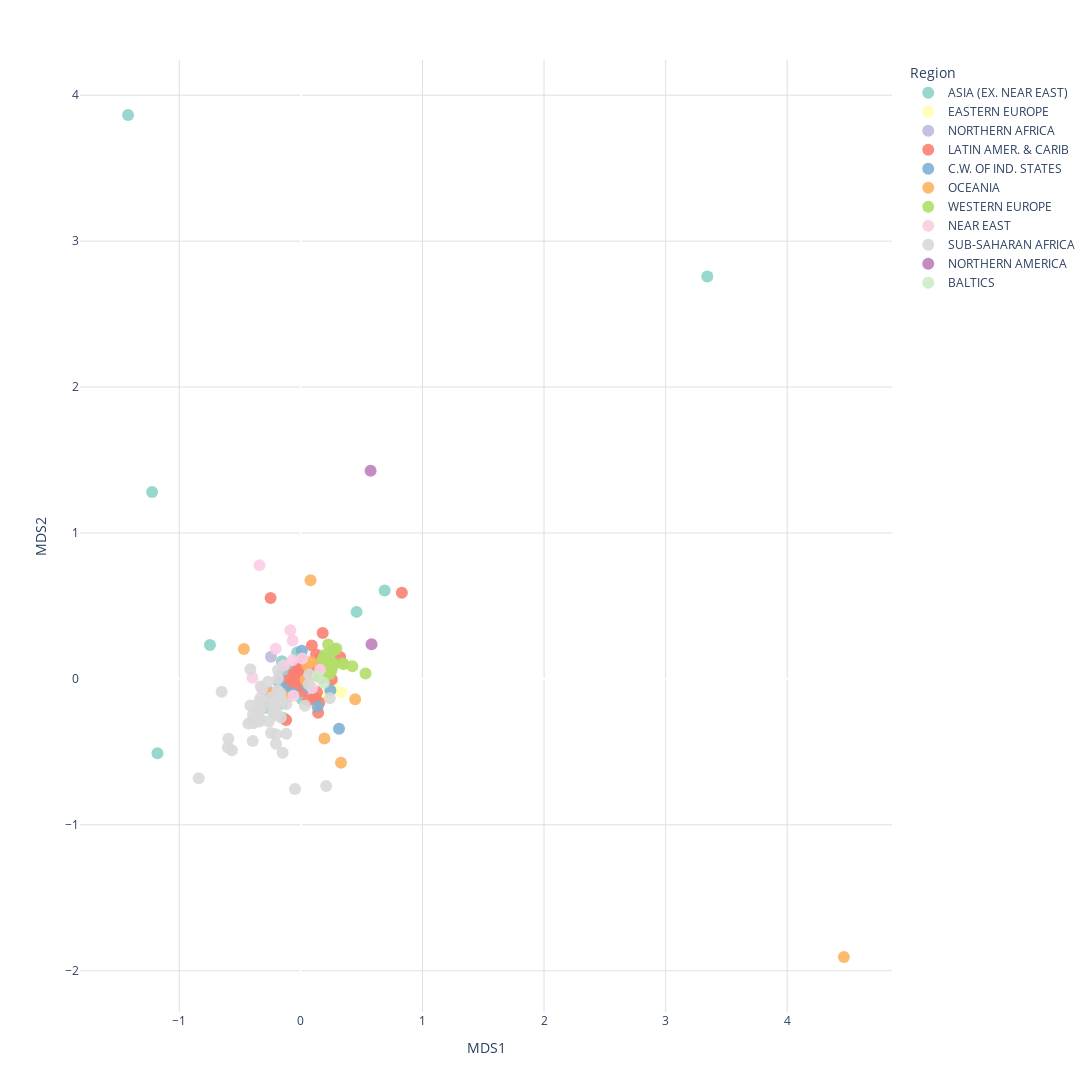

Here is the notebook cell this chart was saved with:
### Code cell
from sklearn.manifold import MDS
import plotly.express as px

mds = MDS(n_components=2,dissimilarity='euclidean',random_state=42,metric=False)

mds_coords = mds.fit_transform(X_scaled)

mds_df = pd.DataFrame({"MDS1": mds_coords[:, 0],"MDS2": mds_coords[:, 1],"region": data["region"],"country": data["country"]})

fig = px.scatter(mds_df,x="MDS1",y="MDS2",color="region",hover_name="country",color_discrete_sequence=px.colors.qualitative.Set3,width=1500,height=1200)

fig.update_traces(marker=dict(size=12, opacity=0.9))

fig.update_layout(plot_bgcolor="white",paper_bgcolor="white",xaxis=dict(showgrid=True, gridcolor="#e0e0e0"),yaxis=dict(showgrid=True, gridcolor="#e0e0e0"),legend_title_text="Region")

fig.show()

### Figure 1 — Plotly figure (JSON) as saved in the notebook; plotly's stock layout.template omitted (floating-point values rounded to 4 significant figures)
{"data": [{"hovertemplate": "<b>%{hovertext}</b><br><br>region=ASIA (EX. NEAR EAST)<br>MDS1=%{x}<br>MDS2=%{y}<extra></extra>", "hovertext": ["Afghanistan", "Bangladesh", "Bhutan", "Brunei", "Burma", "Cambodia", "China", "Hong Kong", "India", "Indonesia", "Iran", "Japan", "Korea. North", "Korea. South", "Laos", "Macau", "Malaysia", "Maldives", "Mongolia", "Pakistan", "Philippines", "Singapore", "Sri Lanka", "Taiwan", "Thailand", "Vietnam"], "legendgroup": "ASIA (EX. NEAR EAST)", "marker": {"color": "rgb(141,211,199)", "opacity": 0.9, "size": 12, "symbol": "circle"}, "mode": "markers", "name": "ASIA (EX. NEAR EAST)", "orientation": "v", "showlegend": true, "type": "scatter", "x": [-1.179, -0.7479, -0.3054, -0.03091, -0.1424, -0.1515, -1.421, 0.6888, -1.224, -0.1305, -0.1042, 0.2141, 0.00725, 0.1672, -0.2899, 3.343, -0.005322, -0.1558, -0.1435, -0.2596, 0.02026, 0.4582, 0.02601, 0.206, 0.05126, -0.02078], "xaxis": "x", "y": [-0.5095, 0.2323, -0.1735, 0.1805, -0.2676, -0.1683, 3.864, 0.6058, 1.281, 0.06915, 0.0638, 0.1397, -0.1381, 0.07628, -0.1973, 2.757, -0.02141, 0.1207, 0.0149, -0.0906, -0.1163, 0.4592, -0.08403, 0.09437, -0.06876, -0.06172], "yaxis": "y"}, {"hovertemplate": "<b>%{hovertext}</b><br><br>region=EASTERN EUROPE<br>MDS1=%{x}<br>MDS2=%{y}<extra></extra>", "hovertext": ["Albania", "Bulgaria", "Czech Republic", "Hungary", "Poland", "Romania"], "legendgroup": "EASTERN EUROPE", "marker": {"color": "rgb(255,255,179)", "opacity": 0.9, "size": 12, "symbol": "circle"}, "mode": "markers", "name": "EASTERN EUROPE", "orientation": "v", "showlegend": true, "type": "scatter", "x": [0.05509, 0.2162, 0.2539, 0.3316, 0.2713, 0.177], "xaxis": "x", "y": [-0.1056, -0.1153, -0.04094, -0.09207, -0.07314, -0.1189], "yaxis": "y"}, {"hovertemplate": "<b>%{hovertext}</b><br><br>region=NORTHERN AFRICA<br>MDS1=%{x}<br>MDS2=%{y}<extra></extra>", "hovertext": ["Algeria", "Egypt", "Tunisia"], "legendgroup": "NORTHERN AFRICA", "marker": {"color": "rgb(190,186,218)", "opacity": 0.9, "size": 12, "symbol": "circle"}, "mode": "markers", "name": "NORTHERN AFRICA", "orientation": "v", "showlegend": true, "type": "scatter", "x": [-0.2458, -0.1659, 0.0614], "xaxis": "x", "y": [0.152, 0.028, -0.09139], "yaxis": "y"}, {"hovertemplate": "<b>%{hovertext}</b><br><br>region=LATIN AMER. & CARIB<br>MDS1=%{x}<br>MDS2=%{y}<extra></extra>", "hovertext": ["Anguilla", "Antigua & Barbuda", "Argentina", "Aruba", "Bahamas. The", "Barbados", "Belize", "Bolivia", "Brazil", "British Virgin Is.", "Cayman Islands", "Chile", "Colombia", "Costa Rica", "Cuba", "Dominica", "Dominican Republic", "Ecuador", "El Salvador", "French Guiana", "Grenada", "Guadeloupe", "Guatemala", "Guyana", "Haiti", "Honduras", "Jamaica", "Martinique", "Mexico", "Netherlands Antilles", "Nicaragua", "Panama", "Paraguay", "Peru", "Puerto Rico", "Saint Kitts & Nevis", "Saint Lucia", "Saint Vincent and the Grenadines", "Suriname", "Trinidad & Tobago", "Uruguay", "Venezuela"], "legendgroup": "LATIN AMER. & CARIB", "marker": {"color": "rgb(251,128,114)", "opacity": 0.9, "size": 12, "symbol": "circle"}, "mode": "markers", "name": "LATIN AMER. & CARIB", "orientation": "v", "showlegend": true, "type": "scatter", "x": [0.09031, 0.1413, 0.02679, 0.1628, 0.125, 0.2547, -0.04709, -0.1166, -0.2492, 0.3229, 0.8304, 0.01067, -0.03993, 0.03928, 0.1326, 0.1418, 0.01118, -0.01241, 0.05795, 0.01966, 0.1794, 0.07727, -0.06581, -0.09042, -0.1214, -0.06699, 0.02898, 0.1511, -0.02216, 0.1158, -0.05958, 0.02114, -0.06435, -0.06081, 0.05138, 0.169, 0.1215, 0.1126, -0.02432, 0.1518, 0.07661, -0.03828], "xaxis": "x", "y": [0.2284, 0.01765, 0.09131, 0.1482, 0.1675, -0.003578, -0.006837, -0.01287, 0.5537, 0.1504, 0.5911, 0.1052, 0.03256, 0.04636, -0.09054, -0.232, -0.08546, -0.01126, -0.1487, 0.1232, 0.315, 0.02886, -0.08522, -0.04927, -0.2818, -0.05229, -0.05223, 0.06118, 0.09159, 0.08616, -0.06855, 0.02408, -0.0299, 0.03323, 0.07627, 0.006917, -0.1304, -0.1306, 0.01859, -0.161, 0.04601, 0.05427], "yaxis": "y"}, {"hovertemplate": "<b>%{hovertext}</b><br><br>region=C.W. OF IND. STATES<br>MDS1=%{x}<br>MDS2=%{y}<extra></extra>", "hovertext": ["Armenia", "Azerbaijan", "Belarus", "Georgia", "Kazakhstan", "Kyrgyzstan", "Tajikistan", "Turkmenistan", "Ukraine", "Uzbekistan"], "legendgroup": "C.W. OF IND. STATES", "marker": {"color": "rgb(128,177,211)", "opacity": 0.9, "size": 12, "symbol": "circle"}, "mode": "markers", "name": "C.W. OF IND. STATES", "orientation": "v", "showlegend": true, "type": "scatter", "x": [0.1374, -0.1368, 0.2425, 0.05409, 0.007672, -0.06946, -0.1771, -0.1781, 0.3136, -0.1607], "xaxis": "x", "y": [-0.1892, -0.07201, -0.07706, -0.05267, 0.1921, -0.09617, -0.1155, -0.02717, -0.3421, -0.0924], "yaxis": "y"}, {"hovertemplate": "<b>%{hovertext}</b><br><br>region=OCEANIA<br>MDS1=%{x}<br>MDS2=%{y}<extra></extra>", "hovertext": ["Australia", "Fiji", "French Polynesia", "Marshall Islands", "Micronesia. Fed. St.", "New Caledonia", "New Zealand", "Palau", "Papua New Guinea", "Samoa", "Tonga", "Vanuatu"], "legendgroup": "OCEANIA", "marker": {"color": "rgb(253,180,98)", "opacity": 0.9, "size": 12, "symbol": "circle"}, "mode": "markers", "name": "OCEANIA", "orientation": "v", "showlegend": true, "type": "scatter", "x": [0.07923, 0.03764, 0.08337, -0.4687, 4.466, 0.0524, 0.1596, 0.4463, -0.2344, 0.1933, 0.3298, -0.114], "xaxis": "x", "y": [0.6762, -0.008364, 0.1157, 0.2044, -1.905, 0.0938, 0.1078, -0.1394, -0.0962, -0.4089, -0.5752, -0.1282], "yaxis": "y"}, {"hovertemplate": "<b>%{hovertext}</b><br><br>region=WESTERN EUROPE<br>MDS1=%{x}<br>MDS2=%{y}<extra></extra>", "hovertext": ["Austria", "Belgium", "Denmark", "Finland", "France", "Germany", "Greece", "Iceland", "Ireland", "Liechtenstein", "Netherlands", "Norway", "Portugal", "Spain", "Sweden", "Switzerland", "United Kingdom"], "legendgroup": "WESTERN EUROPE", "marker": {"color": "rgb(179,222,105)", "opacity": 0.9, "size": 12, "symbol": "circle"}, "mode": "markers", "name": "WESTERN EUROPE", "orientation": "v", "showlegend": true, "type": "scatter", "x": [0.2253, 0.2556, 0.532, 0.1787, 0.4234, 0.3456, 0.2515, 0.2913, 0.1944, 0.3509, 0.2647, 0.2241, 0.1859, 0.2364, 0.2502, 0.2744, 0.2654], "xaxis": "x", "y": [0.117, 0.09457, 0.03697, 0.1332, 0.08583, 0.1048, 0.05735, 0.2081, 0.1644, 0.1012, 0.08945, 0.2356, 0.029, 0.03394, 0.1854, 0.1961, 0.109], "yaxis": "y"}, {"hovertemplate": "<b>%{hovertext}</b><br><br>region=NEAR EAST<br>MDS1=%{x}<br>MDS2=%{y}<extra></extra>", "hovertext": ["Bahrain", "Iraq", "Israel", "Jordan", "Kuwait", "Oman", "Qatar", "Saudi Arabia", "Syria", "Turkey", "United Arab Emirates", "Yemen"], "legendgroup": "NEAR EAST", "marker": {"color": "rgb(252,205,229)", "opacity": 0.9, "size": 12, "symbol": "circle"}, "mode": "markers", "name": "NEAR EAST", "orientation": "v", "showlegend": true, "type": "scatter", "x": [0.01185, -0.3983, 0.1579, -0.0703, -0.08676, -0.1418, -0.34, -0.2072, -0.06087, 0.09271, -0.068, -0.3197], "xaxis": "x", "y": [0.1392, 0.007021, 0.06194, 0.1279, 0.3339, 0.0924, 0.7787, 0.2065, -0.115, -0.06203, 0.2631, -0.07003], "yaxis": "y"}, {"hovertemplate": "<b>%{hovertext}</b><br><br>region=SUB-SAHARAN AFRICA<br>MDS1=%{x}<br>MDS2=%{y}<extra></extra>", "hovertext": ["Benin", "Botswana", "Burkina Faso", "Burundi", "Cameroon", "Cape Verde", "Central African Rep.", "Chad", "Comoros", "Congo. Dem. Rep.", "Congo. Repub. of the", "Cote d'Ivoire", "Djibouti", "Equatorial Guinea", "Eritrea", "Ethiopia", "Gabon", "Gambia. The", "Ghana", "Guinea", "Guinea-Bissau", "Kenya", "Lesotho", "Liberia", "Madagascar", "Malawi", "Mali", "Mauritania", "Mauritius", "Mozambique", "Namibia", "Niger", "Nigeria", "Reunion", "Rwanda", "Sao Tome & Principe", "Senegal", "Seychelles", "Sierra Leone", "Somalia", "South Africa", "Sudan", "Swaziland", "Togo", "Uganda", "Zambia", "Zimbabwe"], "legendgroup": "SUB-SAHARAN AFRICA", "marker": {"color": "rgb(217,217,217)", "opacity": 0.9, "size": 12, "symbol": "circle"}, "mode": "markers", "name": "SUB-SAHARAN AFRICA", "orientation": "v", "showlegend": true, "type": "scatter", "x": [-0.2273, -0.4156, -0.3408, -0.2047, -0.2112, 0.03305, -0.3881, -0.3475, -0.04839, -0.3967, -0.3309, -0.1976, -0.3419, -0.6519, -0.192, -0.333, -0.2694, -0.2075, -0.1198, -0.327, -0.3959, -0.1685, -0.2058, -0.8405, -0.2051, -0.2643, -0.4323, -0.3317, 0.238, -0.3936, -0.1889, -0.5964, -0.415, 0.06875, -0.1499, 0.2082, -0.1608, 0.06466, -0.5672, -0.6008, -0.1881, -0.2437, -0.2457, -0.1192, -0.1648, -0.2542, -0.1606], "xaxis": "x", "y": [-0.2341, 0.06644, -0.2914, -0.4443, -0.1921, -0.1836, -0.3038, -0.217, -0.7552, -0.281, -0.05182, -0.2355, -0.1544, -0.08886, -0.07708, -0.2755, -0.01936, -0.2475, -0.1737, -0.2071, -0.4258, -0.0985, -0.3795, -0.6814, -0.1472, -0.2923, -0.3067, -0.1311, -0.1322, -0.2437, 0.001311, -0.4107, -0.183, 0.0296, -0.5062, -0.7341, -0.137, -0.03612, -0.4888, -0.4706, 0.06108, -0.1281, -0.3701, -0.3754, -0.2639, -0.1701, -0.1465], "yaxis": "y"}, {"hovertemplate": "<b>%{hovertext}</b><br><br>region=NORTHERN AMERICA<br>MDS1=%{x}<br>MDS2=%{y}<extra></extra>", "hovertext": ["Bermuda", "United States"], "legendgroup": "NORTHERN AMERICA", "marker": {"color": "rgb(188,128,189)", "opacity": 0.9, "size": 12, "symbol": "circle"}, "mode": "markers", "name": "NORTHERN AMERICA", "orientation": "v", "showlegend": true, "type": "scatter", "x": [0.5812, 0.5734], "xaxis": "x", "y": [0.2377, 1.427], "yaxis": "y"}, {"hovertemplate": "<b>%{hovertext}</b><br><br>region=BALTICS<br>MDS1=%{x}<br>MDS2=%{y}<extra></extra>", "hovertext": ["Estonia", "Latvia"], "legendgroup": "BALTICS", "marker": {"color": "rgb(204,235,197)", "opacity": 0.9, "size": 12, "symbol": "circle"}, "mode": "markers", "name": "BALTICS", "orientation": "v", "showlegend": true, "type": "scatter", "x": [0.1372, 0.1882], "xaxis": "x", "y": [0.01643, -0.02626], "yaxis": "y"}], "layout": {"height": 1200, "legend": {"title": {"text": "Region"}, "tracegroupgap": 0}, "margin": {"t": 60}, "paper_bgcolor": "white", "plot_bgcolor": "white", "width": 1500, "xaxis": {"anchor": "y", "domain": [0, 1], "gridcolor": "#e0e0e0", "showgrid": true, "title": {"text": "MDS1"}}, "yaxis": {"anchor": "x", "domain": [0, 1], "gridcolor": "#e0e0e0", "showgrid": true, "title": {"text": "MDS2"}}}}
